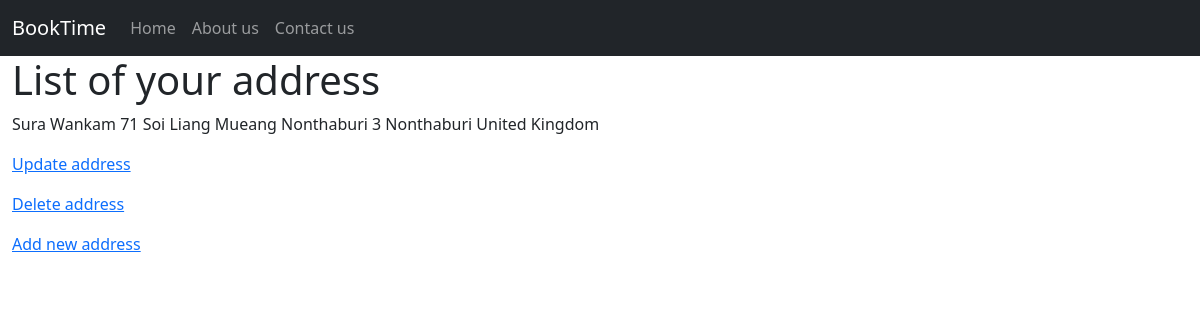
Screenshot of /address/ (signed in) with the database file from the repository.
### main/models.py (models this page shows, shortened)
class Address(models.Model):
    SUPPORTED_COUNTRIES = (
        ('uk', 'United Kingdom'),
        ('us', 'United States of America')
    )
    user = models.ForeignKey(User, on_delete=models.CASCADE)
    name = models.CharField(max_length=60)
    address1 = models.CharField('Address Line 1', max_length=60)
    address2 = models.CharField('Address Line 2', max_length=60, blank=True)
    zip_code = models.CharField('ZIP / Postal code', max_length=12)
    city = models.CharField(max_length=60)
    country = models.CharField(max_length=3, choices=SUPPORTED_COUNTRIES)

### main/views.py (the view)
# urls.py: path('address/', views.AddressListView.as_view(), name='address_list'),
class AddressListView(LoginRequiredMixin, ListView):
    model = models.Address
    def get_queryset(self):
        return self.model.objects.filter(user=self.request.user)

### main/templates/main/address_list.html (shortened to what this page needs)
{% extends "base.html" %}
{% block content %}
<h1>List of your address</h1>
{% for address in object_list %}
<p>
    {{ address.name }}
    {{ address.address1 }}
    {{ address.city }}
    {{ address.get_country_display }}
</p>
<p>
    <a href="{% url "address_update" address.id %}">Update address</a>
</p>
<p>
    <a href="{% url "address_delete" address.id %}">Delete address</a>
</p>
{% endfor %}
<p>
    <a href="{% url "address_create" %}">Add new address</a>
</p>
{% endblock content %}

### rows the page displays
Address: name "Sura Wankam", address1 "71 Soi Liang Mueang Nonthaburi 3", city "Nonthaburi", country "United Kingdom"
